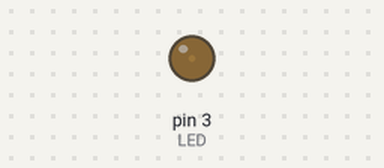
The sketch below on a simulated Arduino Uno, built with avr-gcc and run on an emulated ATmega328P. Shown: output pins drawn as LEDs (lit = HIGH).

Above: at 0.05 s.
At 0.5 s:
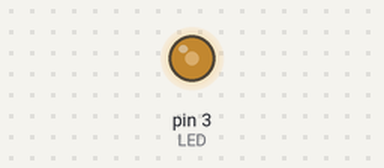
At 0.95 s:
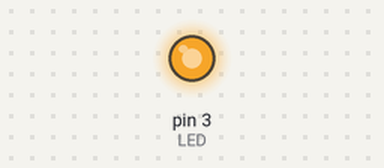
At 1.8 s:
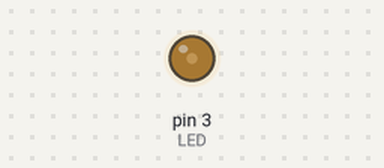
Timing chart, 0 to 4.7 s (numbered marks = the images above):
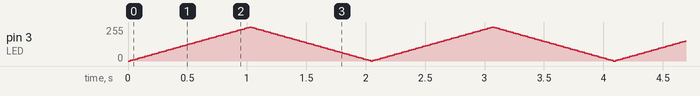

The sketch:

sketch_feb17a.ino
```cpp
const int LED = 3;
int cerah = 0;
int fade = 5;

void setup()
{
  pinMode (LED,OUTPUT);
}

void loop()
{
  analogWrite (LED, cerah);
  cerah = cerah + fade;

  if (cerah <= 0 || cerah >= 255)
  {
    fade = -fade;
  }

  delay (20);
}
```
